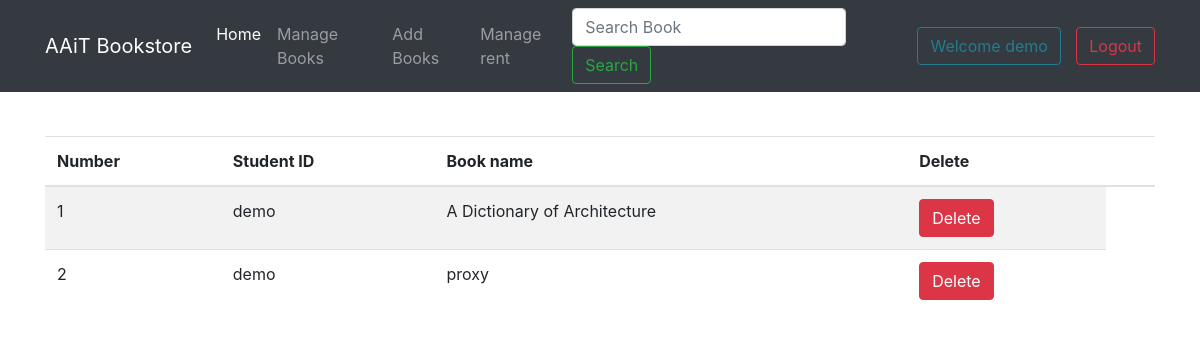
Screenshot of /pages/manage_rent.php (signed in) with the database file from the repository.
### tables this page shows
CREATE TABLE `contact` (
  `con_id` int(4) NOT NULL,
  `con_nm` varchar(25) NOT NULL,
  `con_book` longtext NOT NULL
);

### pages/manage_rent.php (the view, shortened to what this page needs)
<?php
    require('config.php');
?>
<!DOCTYPE html>
<html lang="en">
  <head>
    <link href="../bootstrap/bootstrap/css/bootstrap.min.css" rel="stylesheet">
    <link href="../bootstrap/bootstrap/css/bootstrap.css" rel="stylesheet">
    <link href="../css/shop-homepage.css" rel="stylesheet">
  </head>
  <body>
    <nav class="navbar navbar-expand-lg navbar-dark bg-dark fixed-top">
      <div class="container">
        <a class="navbar-brand" href="#">AAiT Bookstore</a>
        <div class="collapse navbar-collapse" id="navbarResponsive">
          <ul class="navbar-nav mr-auto">
            <li class="nav-item active">
              <a class="nav-link" href="#">Home
              </a>
            </li>
            <li class="nav-item">
              <a class="nav-link" href="manage_books.php">Manage Books</a>
            </li>
            <li class="nav-item">
              <a class="nav-link" href="add_books.php">Add Books</a>
            </li>
            <li class="nav-item">
              <a class="nav-link" href="manage_rent.php">Manage rent</a>
            </li>
          </ul>
          <form class="form-inline my-2 my-lg-0">
            <input class="form-control mr-sm-2" type="search" placeholder="Search Book" aria-label="Search">
            <button class="btn btn-outline-success my-2 my-sm-0" type="submit"> Search</button>
          </form>
          <pre>  </pre>
            <button class="btn btn-outline-info my-2 my-sm-0" disabled="true"> Welcome <?php echo $ID = $_SESSION['id']; ?></button>
            <pre>  </pre>
            <button class="btn btn-outline-danger my-2 my-sm-0" onclick="location.href = 'logout.php';" type="submit">  Logout </button>
        </div>
      </div>
    </nav>
    <div class="container mb-4" style="margin-top: 80px;">
    <div class="row">
        <div class="col-12">
            <div class="table-responsive">
                <table class="table table-striped">
                    <thead>
                        <tr>
                            <th scope="col"> Number </th>
                            <th scope="col">Student ID </th>
                            <th scope="col">Book name</th>
                            <th scope="col">Delete</th>
                            <th> </th>
                        </tr>
                    </thead>
                    <tbody>
                    <?php
                    $q="select * from contact";
                    $res=mysqli_query($conn,$q) or die("Can't Execute Query...");
                      $count=1;
                      while($row=mysqli_fetch_assoc($res))
                      {
                        echo '<tr>';
                            echo '<td>' . $count . '</td>';
                            echo '<td>'. $row["con_nm"] .'</td>';
                            echo '<td>'. $row["con_book"] .'</td>';
                            echo '<td><a href="manage_rent.php?delete='.$row["con_id"].'"><button type="button" class="btn btn-danger" onclick="deletePrompt()">Delete</button></a></td>';
                        echo '</tr>';
                        $count++;
                      }
                      ?>
                    </tbody>
                </table>
            </div>
        </div>
</body>
</html>

### pages/shop-homepage.css (style rules this page uses)
body { padding-top: 54px; }
@media (min-width: 992px) { body { padding-top: 56px; } }

### rows the page displays
contact: con_nm "demo", con_book "A Dictionary of Architecture"
contact: con_nm "demo", con_book "proxy"

### other values shown
$ID = $_SESSION['id'] "demo"
